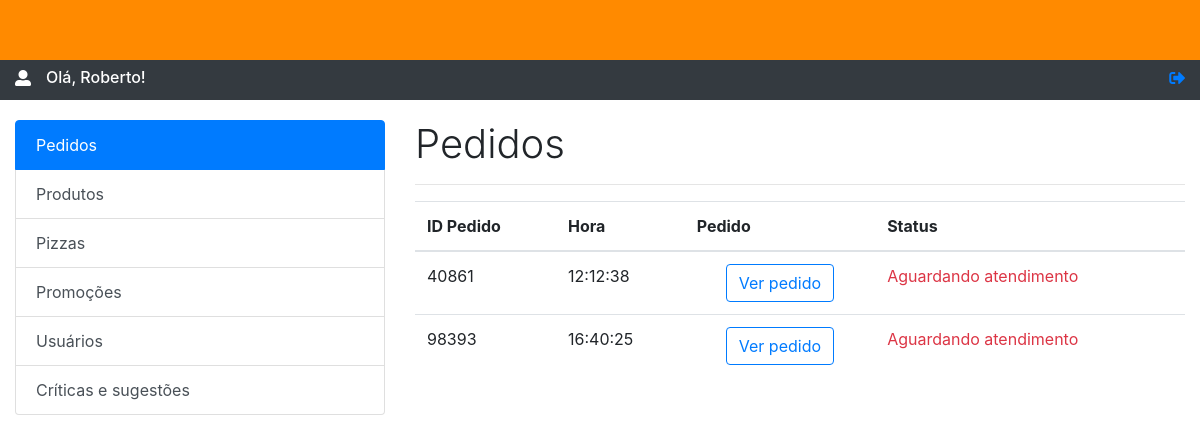
/adm/index.php (signed in), run on the app's committed database.
### tables this page shows
CREATE TABLE `pedidos` (
  `id` int(11) NOT NULL,
  `produto_id` int(10) NOT NULL,
  `cliente_nome` varchar(255) NOT NULL,
  `endereco` varchar(255) NOT NULL,
  `ponto_referencia` varchar(255) NOT NULL,
  `descricao` varchar(255) NOT NULL,
  `valor_total` int(10) NOT NULL,
  `hora` time NOT NULL,
  `sessao` varchar(15) NOT NULL,
  `status` varchar(100) NOT NULL
);

### adm/core/consultas.php (called while the page is built, shortened)
<?php
  require_once 'conexao.php';
  require_once 'util.php';
    $sql = $pdo->prepare('SELECT * FROM pedidos ORDER BY hora ASC');
    $sql->execute();
    $registros = $sql->fetchAll(PDO::FETCH_OBJ);
 ?>

### adm/core/util.php (called while the page is built, shortened)
<?php
function decimalTela($pDecimal) {
	$pDecimal = $pDecimal/100;
	return number_format($pDecimal,2,',','.');
}

### adm/index.php (the view, shortened to what this page needs)
<?php
	require_once 'core/consultas.php';
?>
<!DOCTYPE html>
<html lang="pt-br">
	<head>
		<link rel="stylesheet" href="https://maxcdn.bootstrapcdn.com/bootstrap/4.0.0/css/bootstrap.min.css">
		<link rel="stylesheet" href="https://use.fontawesome.com/releases/v5.2.0/css/solid.css">
		<link rel="stylesheet" href="https://use.fontawesome.com/releases/v5.2.0/css/fontawesome.css">
		<link rel="stylesheet" type="text/css" href="//cdn.datatables.net/1.10.19/css/jquery.dataTables.min.css">
	</head>
	<body>
		<div class="container-fluid">
			<div class="row" >
				<div class="col-sm-12" style="background-color: #ff8a00 !important; height: 60px; position: absolute; z-index: 999;">
				</div>
			</div>
			<div class="row">
				 <div class="col-sm-12" style="height: 100px; background-color: #343a40; color: white;">
					<div style="float: left;">
						<span>
							<i class="fas fa-user-alt" style="margin-top: 70px;"></i>
						</span>
					</div>
					<h6 style="margin-top: 68px; display: inline-block; margin-left: 15px; text-transform: capitalize;">Olá, <?php echo $_SESSION['nome_adm']; ?>!</h6>
					<div style="display: inline-block; float: right;">
						<a href="core/doLogout.php">
							<i class="fas fa-sign-out-alt" style="margin-top: 70px;"></i>
						</a>
					</div>
				</div>
			</div>
			<div class="row" style="margin-top: 20px;">
				<div class="col-4">
					<div class="list-group" id="list-tab" role="tablist">
						<a class="list-group-item list-group-item-action active" id="list-pedidos-list" data-toggle="list" href="#list-pedidos" role="tab" aria-controls="pedidos">Pedidos</a>
						<a class="list-group-item list-group-item-action" id="list-produtos-list" data-toggle="list" href="#list-produtos" role="tab" aria-controls="produtos">Produtos</a>
						 <a class="list-group-item list-group-item-action" id="list-pizzas-list" data-toggle="list" href="#list-pizzas" role="tab" aria-controls="pizzas">Pizzas</a>
						<a class="list-group-item list-group-item-action" id="list-promocoes-list" data-toggle="list" href="#list-promocoes" role="tab" aria-controls="promocoes">Promoções</a>
						<a class="list-group-item list-group-item-action" id="list-usuarios-list" data-toggle="list" href="#list-usuarios" role="tab" aria-controls="usuarios">Usuários</a>
						<a class="list-group-item list-group-item-action" id="list-criticas-list" data-toggle="list" href="#list-criticas" role="tab" aria-controls="criticas">Críticas e sugestões</a>
					</div>
				</div>
				<div class="col-8">
					<div class="tab-content" id="nav-tabContent">
						<div class="tab-pane fade show active" id="list-pedidos" role="tabpanel" aria-labelledby="list-pedidos-list">
							<h4 class="display-4" style="font-size: 2.5rem;">Pedidos</h4>
							<hr class="mb-3">
							<table class="table table-hover" id="myTable">
							<thead>
								<tr>
									<th scope="col">ID Pedido</th>
									<th scope="col">Hora</th>
									<th scope="col">Pedido</th>
									<th scope="col">Status</th>
								</tr>
							</thead>
							<tbody>
							<?php foreach ($registros as $pedido){ ?>
									<tr>
										<td scope="row"><?php echo $pedido->sessao; ?></td>
										<td><?php echo $pedido->hora; ?></td>
										<td>
											<center>
												<button class="btn btn-outline-primary btn-mostrar_pedido" data-toggle="modal" data-target="#modal-mostrar_pedido" data-id="<?php echo $pedido->id; ?>" data-id_pedido="<?php echo $pedido->sessao; ?>" data-valor="<?php echo decimalTela($pedido->valor_total); ?>" data-desc="<?php echo $pedido->descricao; ?>" data-hora="<?php echo $pedido->hora; ?>" data-endereco="<?php echo $pedido->endereco; ?>" data-referencia="<?php echo $pedido->ponto_referencia; ?>" data-cliente="<?php echo $pedido->cliente_nome; ?>" data-status="<?php echo $pedido->status; ?>" data-sessao="<?php echo $pedido->sessao; ?>">Ver pedido</button>
											</center>
										</td>
										<td>
											<?php if ($pedido->status == 'Aguardando atendimento'): ?>
												<label class="text-danger"><?php echo $pedido->status; ?></label>
											<?php elseif($pedido->status == 'Pedido atendido'): ?>
												<label class="text-warning"><?php echo $pedido->status; ?></label>
											<?php elseif($pedido->status == 'Pedido pronto'): ?>
												<label class="text-success"><?php echo $pedido->status; ?></label>
											<?php elseif($pedido->status == 'Pedido saiu para entrega'): ?>
												<label class="text-primary"><?php echo $pedido->status; ?></label>
											<?php endif ?>
										</td>
									</tr>
							<?php } ?>
							</tbody>
						</table>
						</div>
					</div>
				</div>
			</div>
		</div>
	</body>
</html>

### data on the page
pedidos: sessao "40861", hora "12:12:38", status "Aguardando atendimento"
pedidos: sessao "98393", hora "16:40:25", status "Aguardando atendimento"

### other printed values
$_SESSION['nome_adm'] "Roberto"
